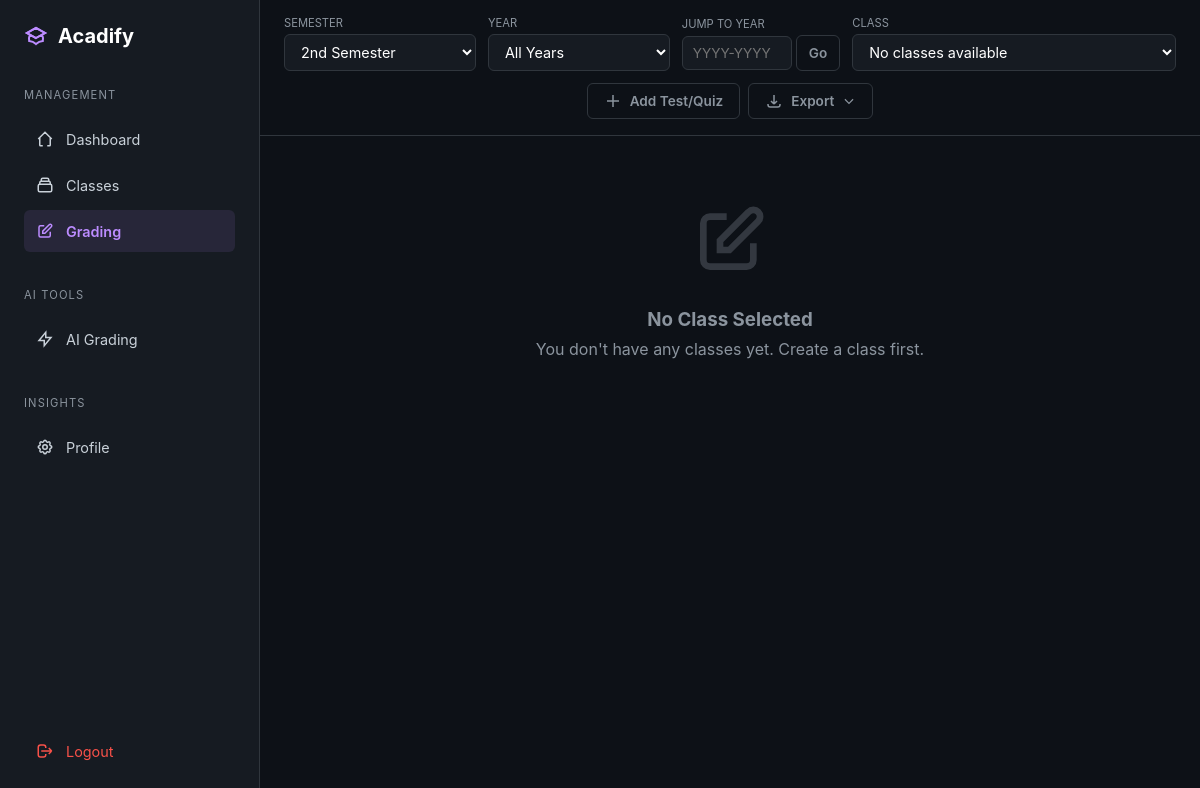
Page /teacher/grading (signed in) on the earlier database version.
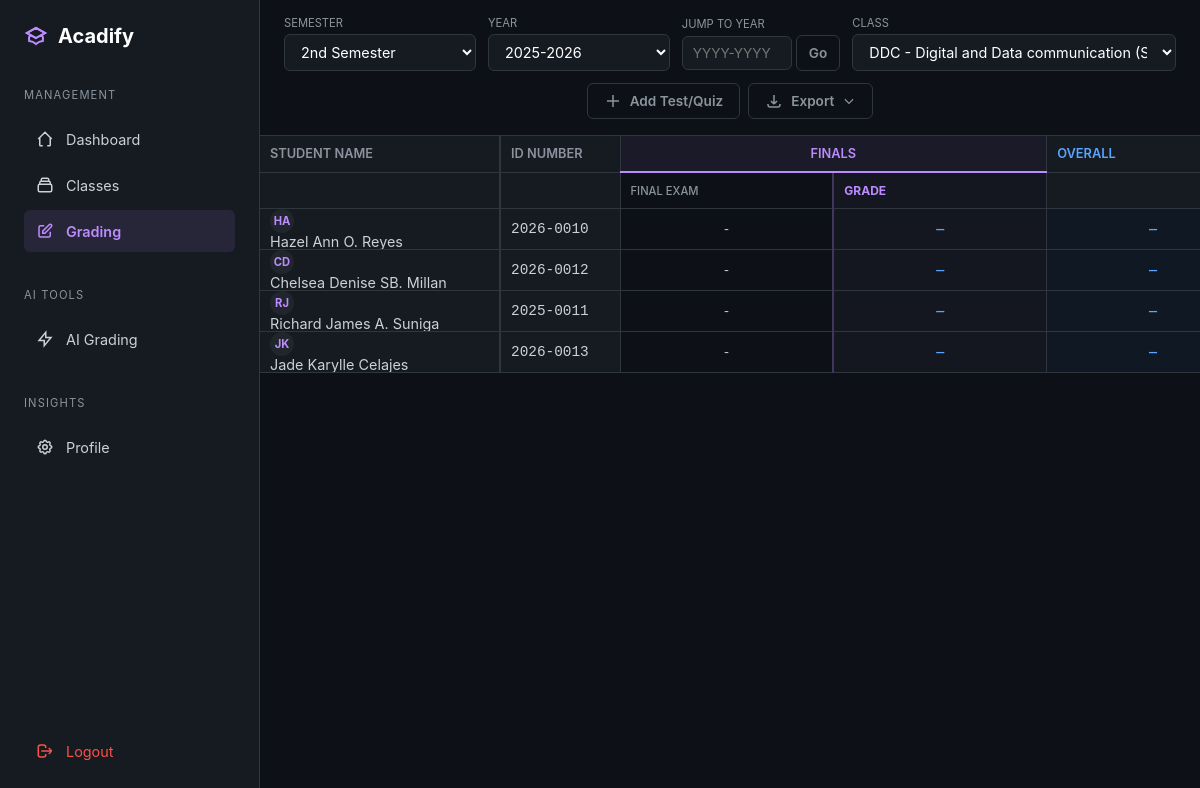
Same page on the later database version.
### models.py (models this page shows, shortened)
class Test(db.Model):
    __tablename__ = 'test'
    id         = db.Column(db.Integer, primary_key=True)
    class_id   = db.Column(db.Integer, db.ForeignKey('class.id'), nullable=False)
    title      = db.Column(db.String(200), nullable=False)
    description = db.Column(db.Text, nullable=True)
    test_date  = db.Column(db.Date, nullable=True)
    created_at = db.Column(db.DateTime, default=datetime.utcnow)
    term_tag      = db.Column(db.String(50),  nullable=True, index=True)
    component_tag = db.Column(db.String(100), nullable=True)
    grades = db.relationship(
        'Grade', backref='test', lazy='dynamic', cascade='all, delete-orphan'
    )

class Student(db.Model):
    __tablename__ = 'student'
    id = db.Column(db.Integer, primary_key=True)
    user_id = db.Column(db.Integer, db.ForeignKey('user.id'), nullable=False, unique=True)
    student_number = db.Column(db.String(50), unique=True, nullable=False, index=True)
    first_name = db.Column(db.String(100), nullable=False)
    last_name = db.Column(db.String(100), nullable=False)
    department = db.Column(db.String(100), nullable=False)  # "College of Engineering"
    program = db.Column(db.String(100), nullable=False)  # "BS Computer Science"
    year_level = db.Column(db.String(20), nullable=False)  # "1st Year", "2nd Year", etc.
    section = db.Column(db.String(20), nullable=True)  # "A", "B", "C" (null for irregular)
    created_at = db.Column(db.DateTime, default=datetime.utcnow)
    enrollments = db.relationship('Enrollment', backref='student', lazy='dynamic', cascade='all, delete-orphan')
    grades = db.relationship('Grade', backref='student', lazy='dynamic', cascade='all, delete-orphan')
    def get_full_name(self):
        return f"{self.first_name} {self.last_name}"

### blueprints/teacher/routes.py (the view)
@teacher_bp.route('/grading')
@teacher_required
def grading():
    teacher = current_user.teacher_profile
    current_school_year = Config.get_current_school_year()
    current_semester    = Config.get_current_semester()
    selected_year     = request.args.get('year')
    selected_semester = request.args.get('semester')
    if selected_year is None:
        selected_year = current_school_year
    if selected_semester is None:
        selected_semester = current_semester
    query = Class.query.filter_by(teacher_id=teacher.id)
    if selected_year != 'all':
        query = query.filter_by(school_year=selected_year)
    if selected_semester != 'all':
        query = query.filter_by(semester=selected_semester)
    classes = query.order_by(
        Class.school_year.desc(), Class.semester
    ).all()
    all_teacher_classes = Class.query.filter_by(teacher_id=teacher.id).all()
    available_years = sorted(
        list(set([c.school_year for c in all_teacher_classes])), reverse=True
    )
    selected_class_id = request.args.get('class_id', type=int)
    if selected_class_id:
        selected_class = next((c for c in classes if c.id == selected_class_id), None)
        if not selected_class:
            selected_class = classes[0] if classes else None
    else:
        selected_class = classes[0] if classes else None
    grading_data = None
    if selected_class:
        enrollments = (
            Enrollment.query
            .filter_by(class_id=selected_class.id, status='enrolled')
            .join(Student)
            .order_by(Student.last_name, Student.first_name)
            .all()
        )
        tests = (
            Test.query
            .filter_by(class_id=selected_class.id)
            .order_by(Test.term_tag, Test.component_tag, Test.test_date, Test.created_at)
            .all()
        )
        seen_terms = {}
        for t in tests:
            if t.term_tag and t.term_tag not in seen_terms:
                seen_terms[t.term_tag] = True
        term_tags = list(seen_terms.keys())
        formula = selected_class.get_grading_formula()
        formula_components = [c['name'] for c in formula.get('components', [])] if formula else []
        students_data = []
        for enrollment in enrollments:
            student = enrollment.student
            test_grades = {}
            for test in tests:
                g = Grade.query.filter_by(
                    test_id=test.id, student_id=student.id
                ).first()
                test_grades[test.id] = g  # full Grade object or None
            term_grades = {}
            for term in term_tags:
                result = _compute_term_grade_readonly(
                    student_id=student.id,
                    class_obj=selected_class,
                    term_tag=term
                )
                term_grades[term] = result
            students_data.append({
                'student':    student,
                'enrollment': enrollment,
                'test_grades': test_grades,
                'term_grades': term_grades
            })
        tests_by_term = {}
        for term in term_tags:
            tests_by_term[term] = [t for t in tests if t.term_tag == term]
        grading_data = {
            'students':           students_data,
            'tests':              tests,
            'tests_by_term':      tests_by_term,
            'term_tags':          term_tags,
            'formula_components': formula_components
        }
    return render_template(
        'teacher/grading.html',
        teacher=teacher,
        classes=classes,
        selected_class=selected_class,
        grading_data=grading_data,
        current_school_year=current_school_year,
        current_semester=current_semester,
        available_years=available_years,
        selected_year=selected_year or 'all',
        selected_semester=selected_semester or 'all'
    )

### app.py (called while the page is built)
def create_app(config_name='development'):
    app = Flask(__name__)
    app.config.from_object(config[config_name])
    db.init_app(app)
    migrate.init_app(app, db)
    login_manager.init_app(app)
    bcrypt.init_app(app)
    login_manager.login_view = 'auth.login'  # Redirect to login page if not authenticated
    login_manager.login_message = 'Please log in to access this page.'
    login_manager.login_message_category = 'info'
    @login_manager.user_loader
    def load_user(user_id):
        from models import User
        return User.query.get(int(user_id))
    register_blueprints(app)
    register_error_handlers(app)
    with app.app_context():
        import models
    return app

### blueprints/teacher/routes.py (called while the page is built)
def _compute_term_grade_readonly(student_id, class_obj, term_tag):
    return recalculate_term_grade(
        student_id=student_id,
        class_id=class_obj.id,
        term_tag=term_tag,
        teacher_id=None,
        commit=False
    )

### models.py (called while the page is built)
    @property
    def effective_subject_name(self):
        if self.subject_name:
            return self.subject_name
        elif self.subject_id and self.subject:
            return self.subject.name
        return "Unnamed Subject"

### templates/teacher/grading.html (shortened to what the changed rows need)
<!DOCTYPE html>
<html lang="en">
<head>
    <link rel="stylesheet" href="{{ url_for('static', filename='responsive.css') }}">
</head>
<body>
    <main class="main-content">
        <header class="grading-toolbar">
            <div class="class-selector">
                <div class="selector-group">
                    <span class="selector-label">Year</span>
                    <select class="select-input" id="yearSelect" onchange="applyFilters()">
                        <option value="all" {% if selected_year == 'all' %}selected{% endif %}>All Years</option>
                        {% for year in available_years %}
                        <option value="{{ year }}" {% if year == selected_year %}selected{% endif %}>
                            {{ year }}
                        </option>
                        {% endfor %}
                    </select>
                </div>
                <div class="selector-group class-group">
                    <span class="selector-label">Class</span>
                    <select class="select-input" id="classSelect" onchange="changeClass()">
                        {% if classes %}
                            {% for cls in classes %}
                            <option value="{{ cls.id }}" {% if selected_class and cls.id == selected_class.id %}selected{% endif %}>
                                {{ cls.effective_subject_code }} - {{ cls.effective_subject_name }} (Sec {{ cls.section }})
                            </option>
                            {% endfor %}
                        {% else %}
                            <option value="">No classes available</option>
                        {% endif %}
                    </select>
                </div>
            </div>
        </header>
        {% if selected_class and grading_data %}
        <div class="spreadsheet-container">
            <table id="gradeTable">
                <thead>
                    <tr id="headerRow">
                        <th style="min-width: 240px;">Student Name</th>
                        <th style="min-width: 120px;">ID Number</th>
                        {% if grading_data.term_tags %}
                            {% for term in grading_data.term_tags %}
                                {% set term_tests = grading_data.tests_by_term.get(term, []) %}
                                <th colspan="{{ term_tests|length + 1 }}"
                                    style="text-align:center; background:rgba(188,140,255,0.08);
                                        color:var(--accent-purple); border-bottom:2px solid var(--accent-purple);">
                                    {{ term }}
                                </th>
                            {% endfor %}
                        {% endif %}
                        <th style="min-width:100px; color:var(--accent-blue);">Overall</th>
                    </tr>
                    {% if grading_data.term_tags %}
                    <tr>
                        <th></th>
                        <th></th>
                        {% for term in grading_data.term_tags %}
                            {% set term_tests = grading_data.tests_by_term.get(term, []) %}
                            {% for test in term_tests %}
                            <th class="removable-header"
                                style="min-width:90px; font-size:0.7rem; font-weight:500;
                                    color:var(--text-dim); background:var(--bg-color);"
                                data-test-id="{{ test.id }}"
                                title="{{ test.component_tag }}">
                                {{ test.title }}
                            </th>
                            {% endfor %}
                            <th style="min-width:80px; font-size:0.75rem; font-weight:700;
                                    color:var(--accent-purple); background:rgba(188,140,255,0.04);
                                    border-left:2px solid rgba(188,140,255,0.3);">
                                Grade
                            </th>
                        {% endfor %}
                        <th></th>
                    </tr>
                    {% endif %}
                </thead>
                <tbody id="tableBody">
                    {% for student_data in grading_data.students %}
                    <tr data-student-id="{{ student_data.student.id }}">
                        <td>
                            <div class="cell-info">
                                <div class="name-container">
                                    <div class="student-avatar">
                                        {{ student_data.student.first_name[0] }}{{ student_data.student.last_name[0] }}
                                    </div>
                                    {{ student_data.student.get_full_name() }}
                                </div>
                            </div>
                        </td>
                        <td>
                            <div class="cell-info" style="font-family:monospace;">
                                {{ student_data.student.student_number }}
                            </div>
                        </td>
                        {% if grading_data.term_tags %}
                            {% for term in grading_data.term_tags %}
                                {% set term_tests = grading_data.tests_by_term.get(term, []) %}
                                {% for test in term_tests %}
                                {% set grade_obj = student_data.test_grades.get(test.id) %}
                                <td>
                                    <input type="text"
                                        class="cell-input"
                                        data-student-id="{{ student_data.student.id }}"
                                        data-test-id="{{ test.id }}"
                                        data-term-tag="{{ test.term_tag }}"
                                        data-component-tag="{{ test.component_tag }}"
                                        data-is-tagged="1"
                                        value="{% if grade_obj and grade_obj.raw_score is not none %}{{ '%.1f'|format(grade_obj.raw_score) }}/{{ '%.1f'|format(grade_obj.max_score) if grade_obj.max_score else '?' }}{% else %}-{% endif %}"
                                        placeholder="-"
                                        title="{{ test.component_tag }} — enter raw score"
                                        onclick="openScoreEntry(this, {{ student_data.student.id }}, {{ test.id }}, '{{ test.term_tag }}', '{{ test.component_tag }}')">
                                </td>
                                {% endfor %}
                                {% set tg = student_data.term_grades.get(term, {}) %}
                                <td style="border-left:2px solid rgba(188,140,255,0.3);">
                                    <input type="text"
                                        class="cell-input cell-calc term-grade-cell"
                                        id="term-{{ student_data.student.id }}-{{ term|replace(' ','_') }}"
                                        data-student-id="{{ student_data.student.id }}"
                                        data-term="{{ term }}"
                                        value="{{ tg.get('display', 'INC') }}"
                                        readonly
                                        style="{% if tg.get('display','INC') == 'INC' %}color:var(--warning-orange,#d29922);{% endif %}
                                                background:rgba(188,140,255,0.04); cursor:default;"
                                        title="{% if tg.get('missing') %}Missing: {{ tg.get('missing')|join(', ') }}{% else %}{{ term }} Grade{% endif %}">
                                </td>
                            {% endfor %}
                        {% endif %}
                        <td>
                            <input type="text"
                                class="cell-input cell-calc"
                                id="avg-{{ student_data.student.id }}"
                                {% set any_inc = student_data.term_grades.values() | selectattr('display', 'equalto', 'INC') | list | length > 0 %}
                                {% set overall_display = '%.2f'|format(student_data.enrollment.final_grade) if student_data.enrollment.final_grade else ('INC' if any_inc else '—') %}
                                value="{{ overall_display }}"
                                style="{% if overall_display == 'INC' %}color:var(--warning-orange,#d29922);{% endif %}"
                                readonly
                        </td>
                    </tr>
                    {% endfor %}
                </tbody>
            </table>
        </div>
        {% else %}
        <div class="empty-state">
            <svg viewBox="0 0 24 24" fill="none" stroke="currentColor">
                <path stroke-width="2" d="M11 5H6a2 2 0 00-2 2v11a2 2 0 002 2h11a2 2 0 002-2v-5m-1.414-9.414a2 2 0 112.828 2.828L11.828 15H9v-2.828l8.586-8.586z"/>
            </svg>
            <h3>No Class Selected</h3>
            <p style="margin-top: 0.5rem;">
                {% if not classes %}
                    You don't have any classes yet. Create a class first.
                {% else %}
                    Select a class from the dropdown above to start grading.
                {% endif %}
            </p>
        </div>
        {% endif %}
    </main>
</body>
</html>

Differences in the rows shown:
added Test: term_tag "FINALS", title "FINAL EXAM"
added Student: student "H", student "A", student.get_full_name "Hazel Ann O. Reyes", student.student_number "2026-0010", student.id "-", student.id "—"
added Student: student "C", student "D", student.get_full_name "Chelsea Denise SB. Millan", student.student_number "2026-0012", student.id "-", student.id "—"
added Student: student "R", student "J", student.get_full_name "Richard James A. Suniga", student.student_number "2025-0011", student.id "-", student.id "—"
added Student: student "J", student "K", student.get_full_name "Jade Karylle Celajes", student.student_number "2026-0013", student.id "-", student.id "—"
Other differences:
form field value: "All Years" → "2025-2026"
form field value: "No classes available" → "DDC - Digital and Data communication (Sec A)"
text no longer shown: "No Class Selected You don't have any classes yet. Create a class first."
text now shown: "STUDENT NAME ID NUMBER OVERALL"
